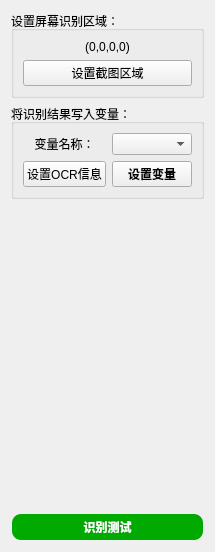
       <widget class="QWidget" name="tab_40">
        <attribute name="title">
         <string>OCR识别</string>
        </attribute>
        <layout class="QVBoxLayout" name="verticalLayout_85">
         <item>
          <widget class="QGroupBox" name="groupBox_55">
           <property name="title">
            <string>设置屏幕识别区域：</string>
           </property>
           <layout class="QVBoxLayout" name="verticalLayout_61">
            <item>
             <layout class="QVBoxLayout" name="verticalLayout_84">
              <item>
               <widget class="QLabel" name="label_153">
                <property name="text">
                 <string>(0,0,0,0)</string>
                </property>
                <property name="alignment">
                 <set>Qt::AlignmentFlag::AlignCenter</set>
                </property>
               </widget>
              </item>
              <item>
               <widget class="QPushButton" name="pushButton_46">
                <property name="text">
                 <string>设置截图区域</string>
                </property>
               </widget>
              </item>
             </layout>
            </item>
           </layout>
          </widget>
         </item>
         <item>
          <widget class="QGroupBox" name="groupBox_56">
           <property name="title">
            <string>将识别结果写入变量：</string>
           </property>
           <layout class="QGridLayout" name="gridLayout_59" columnstretch="1,1">
            <item row="0" column="1">
             <widget class="QComboBox" name="comboBox_59" />
            </item>
            <item row="0" column="0">
             <widget class="QLabel" name="label_154">
              <property name="text">
               <string>变量名称：</string>
              </property>
              <property name="alignment">
               <set>Qt::AlignmentFlag::AlignCenter</set>
              </property>
             </widget>
            </item>
            <item row="2" column="1">
             <widget class="QPushButton" name="pushButton_48">
              <property name="font">
               <font>
                <family>微软雅黑</family>
                <bold>true</bold>
               </font>
              </property>
              <property name="text">
               <string>设置变量</string>
              </property>
             </widget>
            </item>
            <item row="2" column="0">
             <widget class="QPushButton" name="pushButton_49">
              <property name="text">
               <string>设置OCR信息</string>
              </property>
             </widget>
            </item>
           </layout>
          </widget>
         </item>
         <item>
          <spacer name="verticalSpacer_34">
           <property name="orientation">
            <enum>Qt::Orientation::Vertical</enum>
           </property>
           <property name="sizeHint" stdset="0">
            <size>
             <width>20</width>
             <height>308</height>
            </size>
           </property>
          </spacer>
         </item>
         <item>
          <widget class="QPushButton" name="pushButton_47">
           <property name="palette">
            <palette>
             <active>
              <colorrole role="WindowText">
               <brush brushstyle="SolidPattern">
                <color alpha="255">
                 <red>255</red>
                 <green>255</green>
                 <blue>255</blue>
                </color>
               </brush>
              </colorrole>
              <colorrole role="Button">
               <brush brushstyle="SolidPattern">
                <color alpha="255">
                 <red>0</red>
                 <green>170</green>
                 <blue>0</blue>
                </color>
               </brush>
              </colorrole>
              <colorrole role="Text">
               <brush brushstyle="SolidPattern">
                <color alpha="255">
                 <red>255</red>
                 <green>255</green>
                 <blue>255</blue>
                </color>
               </brush>
              </colorrole>
              <colorrole role="ButtonText">
               <brush brushstyle="SolidPattern">
                <color alpha="255">
                 <red>255</red>
                 <green>255</green>
                 <blue>255</blue>
                </color>
               </brush>
              </colorrole>
              <colorrole role="Base">
               <brush brushstyle="SolidPattern">
                <color alpha="255">
                 <red>0</red>
                 <green>170</green>
                 <blue>0</blue>
                </color>
               </brush>
              </colorrole>
              <colorrole role="Window">
               <brush brushstyle="SolidPattern">
                <color alpha="255">
                 <red>0</red>
                 <green>170</green>
                 <blue>0</blue>
                </color>
               </brush>
              </colorrole>
              <colorrole role="PlaceholderText">
               <brush brushstyle="NoBrush">
                <color alpha="128">
                 <red>255</red>
                 <green>255</green>
                 <blue>255</blue>
                </color>
               </brush>
              </colorrole>
             </active>
             <inactive>
              <colorrole role="WindowText">
               <brush brushstyle="SolidPattern">
                <color alpha="255">
                 <red>255</red>
                 <green>255</green>
                 <blue>255</blue>
                </color>
               </brush>
              </colorrole>
              <colorrole role="Button">
               <brush brushstyle="SolidPattern">
                <color alpha="255">
                 <red>0</red>
                 <green>170</green>
                 <blue>0</blue>
                </color>
               </brush>
              </colorrole>
              <colorrole role="Text">
               <brush brushstyle="SolidPattern">
                <color alpha="255">
                 <red>255</red>
                 <green>255</green>
                 <blue>255</blue>
                </color>
               </brush>
              </colorrole>
              <colorrole role="ButtonText">
               <brush brushstyle="SolidPattern">
                <color alpha="255">
                 <red>255</red>
                 <green>255</green>
                 <blue>255</blue>
                </color>
               </brush>
              </colorrole>
              <colorrole role="Base">
               <brush brushstyle="SolidPattern">
                <color alpha="255">
                 <red>0</red>
                 <green>170</green>
                 <blue>0</blue>
                </color>
               </brush>
              </colorrole>
              <colorrole role="Window">
               <brush brushstyle="SolidPattern">
                <color alpha="255">
                 <red>0</red>
                 <green>170</green>
                 <blue>0</blue>
                </color>
               </brush>
              </colorrole>
              <colorrole role="PlaceholderText">
               <brush brushstyle="NoBrush">
                <color alpha="128">
                 <red>255</red>
                 <green>255</green>
                 <blue>255</blue>
                </color>
               </brush>
              </colorrole>
             </inactive>
             <disabled>
              <colorrole role="WindowText">
               <brush brushstyle="SolidPattern">
                <color alpha="255">
                 <red>255</red>
                 <green>255</green>
                 <blue>255</blue>
                </color>
               </brush>
              </colorrole>
              <colorrole role="Button">
               <brush brushstyle="SolidPattern">
                <color alpha="255">
                 <red>0</red>
                 <green>170</green>
                 <blue>0</blue>
                </color>
               </brush>
              </colorrole>
              <colorrole role="Text">
               <brush brushstyle="SolidPattern">
                <color alpha="255">
                 <red>255</red>
                 <green>255</green>
                 <blue>255</blue>
                </color>
               </brush>
              </colorrole>
              <colorrole role="ButtonText">
               <brush brushstyle="SolidPattern">
                <color alpha="92">
                 <red>0</red>
                 <green>0</green>
                 <blue>0</blue>
                </color>
               </brush>
              </colorrole>
              <colorrole role="Base">
               <brush brushstyle="SolidPattern">
                <color alpha="255">
                 <red>0</red>
                 <green>170</green>
                 <blue>0</blue>
                </color>
               </brush>
              </colorrole>
              <colorrole role="Window">
               <brush brushstyle="SolidPattern">
                <color alpha="255">
                 <red>0</red>
                 <green>170</green>
                 <blue>0</blue>
                </color>
               </brush>
              </colorrole>
              <colorrole role="PlaceholderText">
               <brush brushstyle="NoBrush">
                <color alpha="128">
                 <red>255</red>
                 <green>255</green>
                 <blue>255</blue>
                </color>
               </brush>
              </colorrole>
             </disabled>
            </palette>
           </property>
           <property name="font">
            <font>
             <family>Microsoft YaHei</family>
             <bold>true</bold>
            </font>
           </property>
           <property name="styleSheet">
            <string notr="true">QPushButton {
    background-color: rgb(0, 170, 0);
    color: white;
    border-radius: 10px; /* 设置圆角半径 */
    font-family: 'Microsoft YaHei'; /* 设置字体为微软雅黑 */
    padding: 3px 5px; /* 设置内边距，使按钮看起来更美观 */
    border: 2px solid transparent; /* 设置边框为透明 */
}

QPushButton:hover {
    background-color: rgb(0, 150, 0); /* 设置鼠标悬停时的背景颜色 */
}

QPushButton:pressed {
    background-color: rgb(0, 100, 0); /* 设置按钮按下时的背景颜色 */
}
</string>
           </property>
           <property name="text">
            <string>识别测试</string>
           </property>
          </widget>
         </item>
        </layout>
       </widget>
